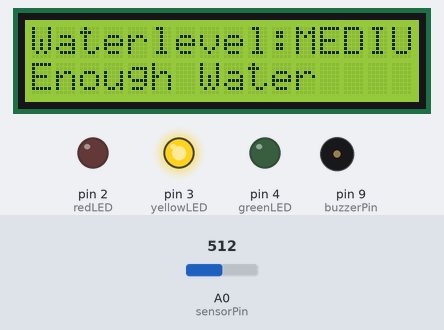
A sketch run on a simulated Arduino Uno, built with avr-gcc and run on an emulated ATmega328P. On the bench: 16×2 character LCD, output pins drawn as LEDs (lit = HIGH), buzzer (waves = sounding, pin HIGH). The test bench sets the inputs (shaded band); at power-on: A0 (sensorPin) = 512. Pins used as bus, display or sensor lines are not drawn; what the sketch prints to the serial monitor is not drawn.

Above: at 1.2 s.
1.3 s: A0 (sensorPin) set to 539
At 6.8 s:
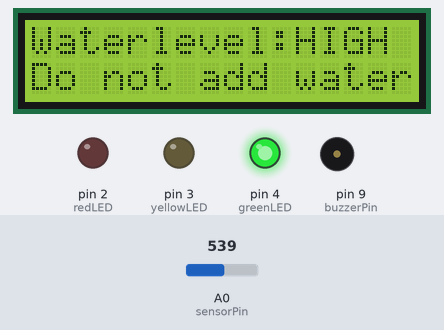
9.1 s: A0 (sensorPin) set to 410
At 16.1 s:
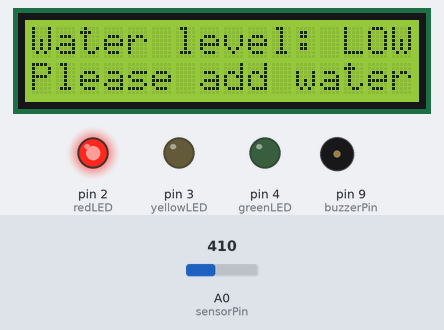
16.9 s: A0 (sensorPin) set to 0
At 18.7 s:
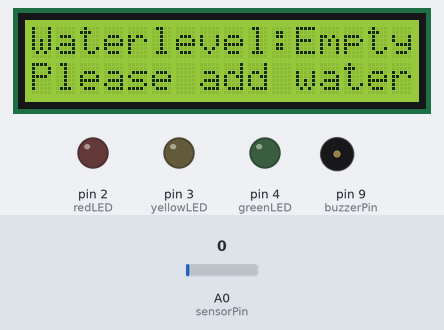
20.8 s: A0 (sensorPin) set to 430
At 22.5 s:
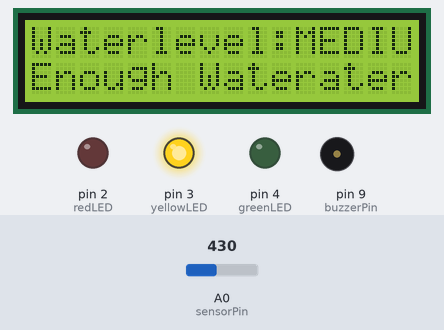
24.7 s: A0 (sensorPin) set to 530
At 29.3 s:
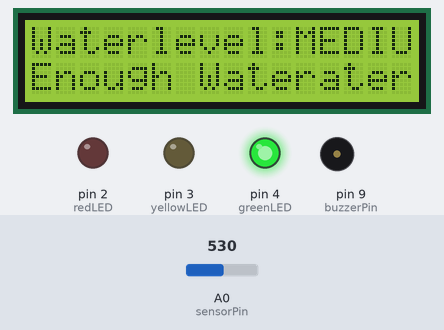
31.5 s: A0 (sensorPin) set to 511
At 34.5 s:
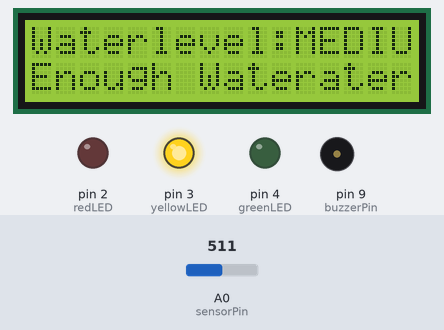
Timing chart, 0 to 36.0 s (numbered marks = the images above; inputs shaded):
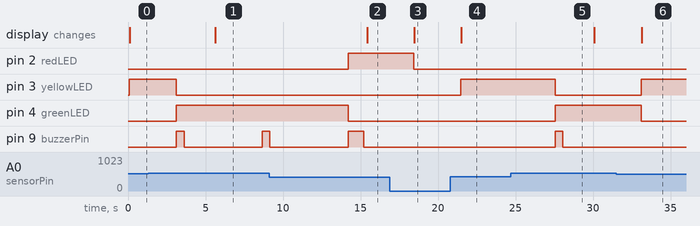

Measured:
- the behaviour switches between 520 and 521 on A0 (sensorPin) (found by bisection; images 0 and 1)
- after the input at 1.3 s, pin 3 (yellowLED): HIGH → LOW after 1.8 s; pin 4 (greenLED): LOW → HIGH after 1.8 s; pin 9 (buzzerPin): LOW → HIGH after 1.8 s, → LOW 0.50 s later, → HIGH 5.0 s later; the display: changes after 4.3 s (image 1)
- after the input at 9.1 s, pin 2 (redLED): LOW → HIGH after 5.1 s; pin 4 (greenLED): HIGH → LOW after 5.1 s; the display: changes after 6.3 s (image 2)
- after the input at 16.9 s, pin 2 (redLED): HIGH → LOW after 1.5 s; pin 9 (buzzerPin): stays LOW (without the input it goes to HIGH after 1.5 s); the display: changes after 1.6 s (image 3)
- after the input at 20.8 s, pin 3 (yellowLED): LOW → HIGH after 0.68 s; the display: changes after 0.71 s (image 4)
- after the input at 24.7 s, pin 3 (yellowLED): HIGH → LOW after 2.9 s; pin 4 (greenLED): LOW → HIGH after 2.9 s; pin 9 (buzzerPin): LOW → HIGH after 2.9 s, → LOW 0.50 s later
- after the input at 31.5 s, pin 3 (yellowLED): LOW → HIGH after 1.6 s; pin 4 (greenLED): HIGH → LOW after 1.6 s; pin 9 (buzzerPin): stays LOW (without the input it goes to HIGH after 1.6 s); the display: changes after 1.6 s (image 6)

The sketch:

Smart_Water_Tank-code.ino
```cpp
/*
 * Project Name    :  Smart Water Tank
 * Revision Date   :  26.12.2021
 * Author          :  Feyza Nur DURAK

 //----------------------------------------------------------------------------------------------------------------------------------------------------------
 Purpose           :  Measuring the water level, informing the changes in the water level and warning at critical levels.
 //----------------------------------------------------------------------------------------------------------------------------------------------------------
 System Input      :
                    1) Water Level Sensor : Measuring the water level
                    2) Resistance         : Prevent high current
 System Output     :
                    1) LED                : To alert with color
                    2) Buzzer             : To alert with sound
                    3) LCD screen         : To alert with writing
//-----------------------------------------------------------------------------------------------------------------------------------------------------------
System Work        : The water level in the tank is measured with the water sensor, when it falls below certain levels,
                     it gives a warning with led and bell and the water level is written on the LCD screen.
//-----------------------------------------------------------------------------------------------------------------------------------------------------------
*/

// Treshold values.
int lowerThreshold = 420;
int upperThreshold = 520;

// Sensor pins
#define sensorPower 7
#define sensorPin A0
#include <LiquidCrystal_I2C.h>

LiquidCrystal_I2C lcd(0x27,16,2);

// Value for storing water level
int val = 0;

// Declare pins to which LEDs are connected
int redLED = 2;
int yellowLED = 3;
int greenLED = 4;
int buzzerPin = 9;

//put your setup code here, to run once:
void setup()
{
  Serial.begin(9600);                            // Sets the baud rate for serial data transmission.
  pinMode(sensorPower, OUTPUT);                  // Sensor power defined as OUTPUT.
  digitalWrite(sensorPower, LOW);
  pinMode(buzzerPin, OUTPUT);                    // Buzzer pin defined as OUTPUT.
  lcd.begin();


  // Set LED pins as an OUTPUT
  pinMode(redLED, OUTPUT);
  pinMode(yellowLED, OUTPUT);
  pinMode(greenLED, OUTPUT);

  // Initially turn off all LEDs
  digitalWrite(redLED, LOW);
  digitalWrite(yellowLED, LOW);
  digitalWrite(greenLED, LOW);
}

// put your main code here, to run repeatedly:
void loop()
{
  int level = readSensor();                       // Level is become equel to readSensor.

  if (level == 0)                                 // If the water level is 0, the leds are OFF.
  {
    Serial.println("Water Level: Empty");
    digitalWrite(redLED, LOW);
    digitalWrite(yellowLED, LOW);
    digitalWrite(greenLED, LOW);
    lcd.setCursor(0,0);
    lcd.print("Waterlevel:Empty");                // "empty" is written on the LCD screen.
    lcd.setCursor(0,1);
    lcd.print("Please add water!");               // "Please add water!" is written on the LCD screen.
    delay(2000);

  }

  else if (level > 0 && level <= lowerThreshold)  // If water level is between 0-lowerThreshold, red led is ON, buzzer is ON for 1 second.
  {
    Serial.println("Water Level: Low");
    digitalWrite(redLED, HIGH);                   // Red LED led is ON.
    digitalWrite(yellowLED, LOW);
    digitalWrite(greenLED, LOW);
    digitalWrite(buzzerPin, HIGH);                // Buzzer is ON.
    delay(1000);                                  // Wait for a 1 second.
    digitalWrite(buzzerPin,LOW);                  // Buzzer is OFF.
    delay(200);                                   // Wait for a 0,2 second.
    lcd.setCursor(0,0);
    lcd.print("Water level: LOW ");               // "Low" is written on the LCD screen.
    lcd.setCursor(0,1);
    lcd.print("Please add water!");               // "Please add water!" is written on the LCD screen.
    delay(2000);
  }


  else if (level > lowerThreshold && level <= upperThreshold)  // If water level is between lowerThreshold-upperThreshold, yellow led is ON.
  {
    Serial.println("Water Level: Medium");
    digitalWrite(redLED, LOW);
    digitalWrite(yellowLED, HIGH);               // Yellow LED is ON.
    digitalWrite(greenLED, LOW);
    lcd.setCursor(0,0);
    lcd.print("Waterlevel:MEDIUM ");             // "Medium" is written on the LCD screen.
    lcd.setCursor(0,1);
    lcd.print("Enough Water");                   // "Enough Water" is written on the LCD screen.
    delay(2000);
  }

  else if (level > upperThreshold)               // If water level is greater than upperThreshold, green led is ON, buzzer is on for 2 second.
  {
    Serial.println("Water Level: High");
    digitalWrite(redLED, LOW);
    digitalWrite(yellowLED, LOW);
    digitalWrite(greenLED, HIGH);                // Green LED is ON.
    digitalWrite(buzzerPin, HIGH);               // Buzzer is ON.
    delay(500);                                 // Wait for a 0,5 second.
    digitalWrite(buzzerPin,LOW);                 // Buzzer is OFF.
    delay(2000);                                 // Wait for a 2 second.
    lcd.setCursor(0,0);
    lcd.print("Waterlevel:HIGH ");               // "HIGH" is written on the LCD screen
    lcd.setCursor(0,1);
    lcd.print("Do not add water");               // "Do not add water" is written on the LCD screen.
    delay(2000);
  }
  delay(1000);
}


int readSensor() {                               //This is a function used to get the reading
  digitalWrite(sensorPower, HIGH);
  delay(10);
  val = analogRead(sensorPin);
  digitalWrite(sensorPower, LOW);
  return val;
}
```
